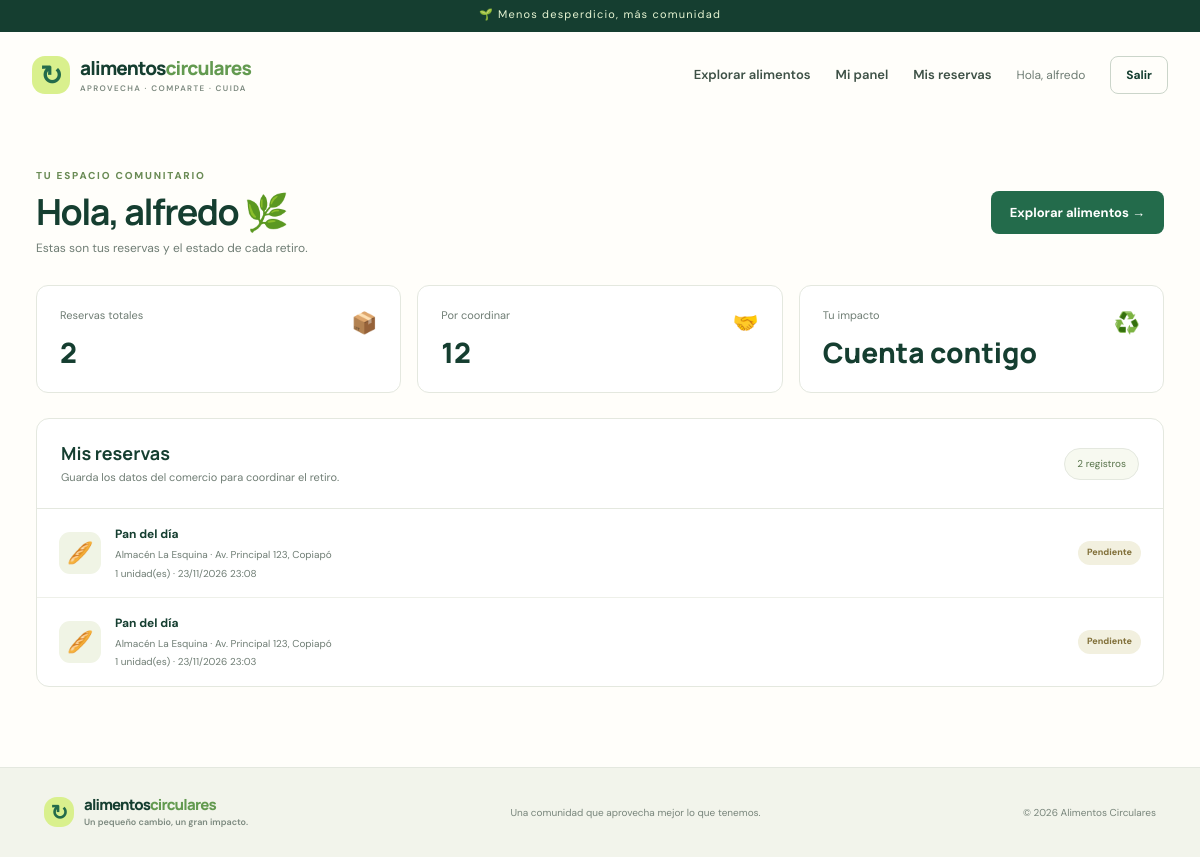
Screenshot of /mis-reservas/ (signed in) with the database file from the repository.
### core/models.py (models this page shows, shortened)
class Usuario(AbstractUser):
    ROLES = [('usuario','Usuario'),('comercio','Comercio'),('administrador','Administrador')]
    email = models.EmailField(unique=True)
    rol = models.CharField(max_length=20, choices=ROLES, default='usuario')
    nombre = models.CharField(max_length=100, blank=True)
    REQUIRED_FIELDS = ['email']

class Reserva(models.Model):
    ESTADOS = [('pendiente','Pendiente'),('confirmada','Confirmada'),('rechazada','Rechazada'),('retirada','Retirada'),('cancelada','Cancelada')]
    publicacion = models.ForeignKey(Publicacion, on_delete=models.PROTECT, related_name='reservas')
    usuario = models.ForeignKey(settings.AUTH_USER_MODEL, on_delete=models.PROTECT, related_name='reservas')
    cantidad = models.PositiveIntegerField()
    fecha_reserva = models.DateTimeField(auto_now_add=True)
    estado = models.CharField(max_length=20, choices=ESTADOS, default='pendiente')

class Publicacion(models.Model):
    MODALIDADES = [('donacion','Donación'),('pronto_consumo','Precio reducido')]
    ESTADOS = [('activa','Activa'),('pausada','Pausada'),('cerrada','Cerrada')]
    producto = models.ForeignKey(Producto, on_delete=models.CASCADE, related_name='publicaciones')
    modalidad = models.CharField(max_length=20, choices=MODALIDADES)
    precio = models.DecimalField(max_digits=10, decimal_places=2, default=0)
    cantidad_inicial = models.PositiveIntegerField()
    cantidad_disponible = models.PositiveIntegerField()
    fecha_limite_retiro = models.DateTimeField()
    estado = models.CharField(max_length=20, choices=ESTADOS, default='activa')
    fecha_publicacion = models.DateTimeField(auto_now_add=True)

class Producto(models.Model):
    comercio = models.ForeignKey(Comercio, on_delete=models.CASCADE, related_name='productos')
    categoria = models.ForeignKey(Categoria, on_delete=models.PROTECT, related_name='productos')
    nombre = models.CharField(max_length=120)
    descripcion = models.TextField(blank=True)
    condiciones_conservacion = models.TextField(blank=True)

class Comercio(models.Model):
    usuario = models.OneToOneField(settings.AUTH_USER_MODEL, on_delete=models.CASCADE, related_name='comercio')
    nombre = models.CharField(max_length=120)
    direccion = models.CharField(max_length=200)
    horario = models.CharField(max_length=150, blank=True)
    contacto = models.CharField(max_length=40, blank=True)

### core/views.py (the view)
@login_required
def mis_reservas(request):
    if request.user.rol=='comercio': return redirect('dashboard')
    return render(request,'core/dashboard_usuario.html',{'reservas':Reserva.objects.filter(usuario=request.user).select_related('publicacion__producto__comercio').order_by('-fecha_reserva')})

### core/templates/core/dashboard_usuario.html
{% extends 'core/base.html' %}{% block content %}<section class="dashboard-wrap"><div class="dashboard-heading"><div><div class="eyebrow">TU ESPACIO COMUNITARIO</div><h1>Hola, {{ user.nombre|default:user.username }} <em>🌿</em></h1><p>Estas son tus reservas y el estado de cada retiro.</p></div><a class="btn btn-primary" href="{% url 'catalogo' %}">Explorar alimentos →</a></div><div class="metric-grid"><div class="metric"><span>📦</span><small>Reservas totales</small><strong>{{ reservas|length }}</strong></div><div class="metric"><span>🤝</span><small>Por coordinar</small><strong>{% for r in reservas %}{% if r.estado == 'pendiente' or r.estado == 'confirmada' %}{{ forloop.counter0|add:1 }}{% endif %}{% empty %}0{% endfor %}</strong></div><div class="metric"><span>♻️</span><small>Tu impacto</small><strong>Cuenta contigo</strong></div></div><div class="table-panel"><div class="panel-title"><div><h2>Mis reservas</h2><p>Guarda los datos del comercio para coordinar el retiro.</p></div><span class="count-pill">{{ reservas|length }} registros</span></div>{% for r in reservas %}<div class="reservation-row"><div class="reservation-symbol">{% if 'pan' in r.publicacion.producto.nombre|lower %}🥖{% elif 'yogur' in r.publicacion.producto.nombre|lower %}🥛{% else %}🥦{% endif %}</div><div class="reservation-main"><b>{{ r.publicacion.producto.nombre }}</b><small>{{ r.publicacion.producto.comercio.nombre }} · {{ r.publicacion.producto.comercio.direccion }}</small><small>{{ r.cantidad }} unidad(es) · {{ r.fecha_reserva|date:'d/m/Y H:i' }}</small></div><span class="status status-{{ r.estado }}">{{ r.get_estado_display }}</span></div>{% empty %}<div class="empty-state compact"><span>🧺</span><h3>Todavía no tienes reservas</h3><p>Encuentra alimentos disponibles y haz tu primera reserva.</p><a class="btn btn-primary" href="{% url 'catalogo' %}">Explorar catálogo</a></div>{% endfor %}</div></section>{% endblock %}

### core/templates/core/base.html
{% load static %}<!doctype html><html lang="es"><head><meta charset="utf-8"><meta name="viewport" content="width=device-width, initial-scale=1"><meta name="description" content="Aprovecha alimentos, reduce desperdicio y conecta con comercios locales."><title>{% block title %}Alimentos Circulares{% endblock %}</title><link rel="stylesheet" href="{% static 'css/site.css' %}"></head><body><div class="topline">🌱 Menos desperdicio, más comunidad</div><header class="nav-wrap"><a class="brand" href="{% url 'catalogo' %}"><span class="brand-icon">↻</span><span>alimentos<span class="brand-green">circulares</span><small>APROVECHA · COMPARTE · CUIDA</small></span></a><nav><a href="{% url 'catalogo' %}">Explorar alimentos</a>{% if user.is_authenticated %}<a href="{% url 'dashboard' %}">Mi panel</a>{% if user.rol == 'usuario' %}<a href="{% url 'mis_reservas' %}">Mis reservas</a>{% endif %}<span class="nav-user">Hola, {{ user.nombre|default:user.username }}</span><a class="btn btn-outline btn-small" href="{% url 'salir' %}">Salir</a>{% else %}<a href="{% url 'login' %}">Ingresar</a><a class="btn btn-primary btn-small" href="{% url 'registro' %}">Únete gratis</a>{% endif %}</nav></header>{% if messages %}<div class="messages">{% for message in messages %}<div class="message {{ message.tags }}">{{ message }}</div>{% endfor %}</div>{% endif %}<main>{% block content %}{% endblock %}</main><footer><div class="footer-inner"><div class="brand footer-brand"><span class="brand-icon">↻</span><span>alimentos<span class="brand-green">circulares</span><small>Un pequeño cambio, un gran impacto.</small></span></div><p>Una comunidad que aprovecha mejor lo que tenemos.</p><span>© 2026 Alimentos Circulares</span></div></footer></body></html>

### rows the page displays
Usuario: nombre "alfredo"
Reserva: publicacion.producto.nombre "Pan del día", publicacion.producto.comercio.nombre "Almacén La Esquina", publicacion.producto.comercio.direccion "Av. Principal 123, Copiapó", cantidad "1", fecha_reserva "23/11/2026 23:08", estado "Pendiente"
Reserva: publicacion.producto.nombre "Pan del día", publicacion.producto.comercio.nombre "Almacén La Esquina", publicacion.producto.comercio.direccion "Av. Principal 123, Copiapó", cantidad "1", fecha_reserva "23/11/2026 23:03", estado "Pendiente"

### other values shown
{{ reservas|length }} "2"
